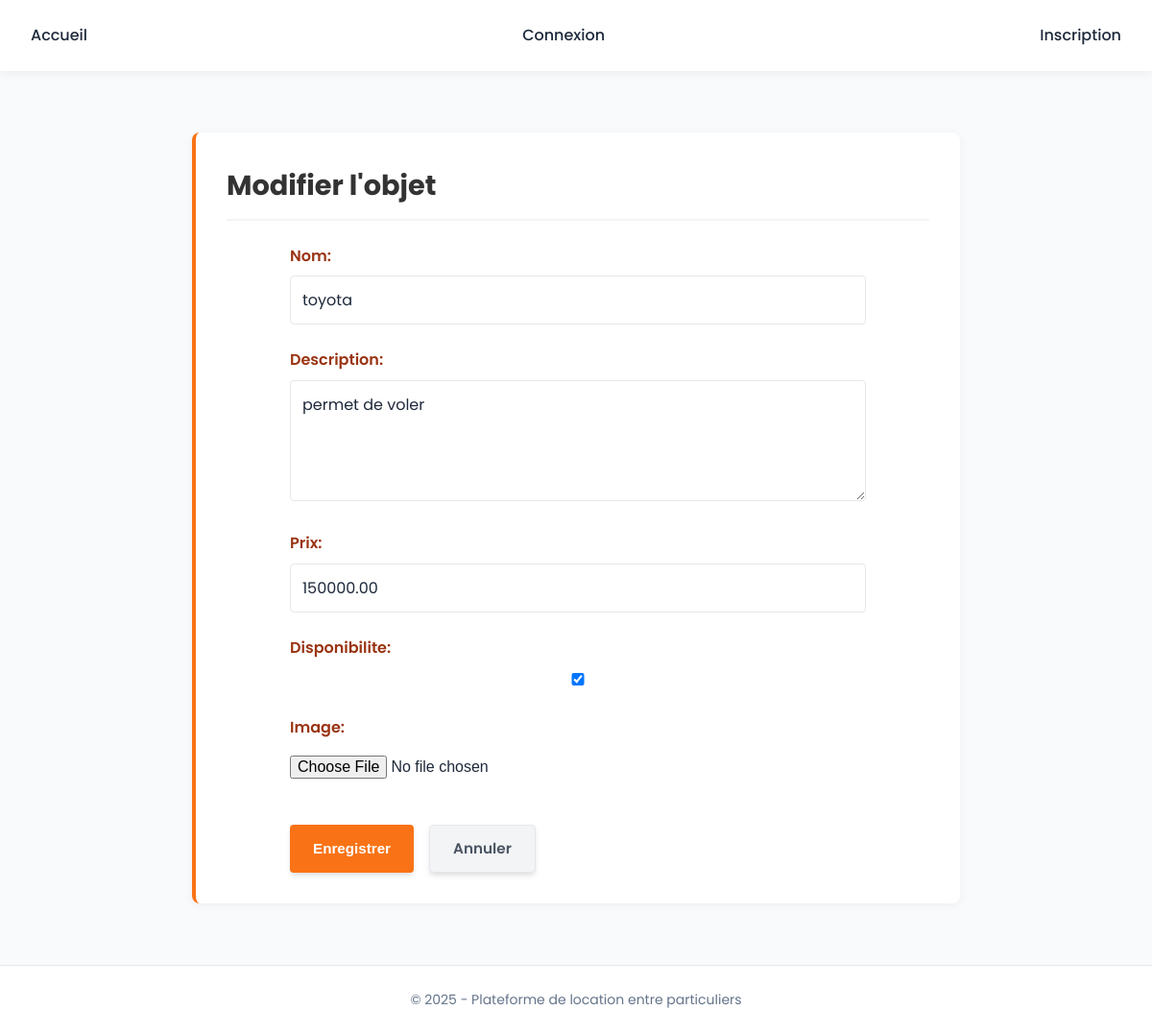
The page /api/Modify/1/ on the database its author committed.
### base/models.py (models this page shows, shortened)
class Objet(models.Model):
    proprietaire = models.ForeignKey(User, on_delete=models.CASCADE)
    nom = models.CharField(max_length=100)
    description = models.TextField()
    prix = models.DecimalField(max_digits=10, decimal_places=2)
    disponibilite = models.BooleanField(default=True)
    image = models.ImageField(upload_to='images/', blank=True, null=True)

### base/views.py (the view)
# urls.py: path('Modify/<int:pk>/', views.ObjectEdit.as_view(), name='modify_objet'),
class ObjectEdit(UpdateView):
    model = Objet
    form_class = ObjetForm
    template_name = 'modify.html'
    success_url = reverse_lazy('object_list')

### base/forms.py
class ObjetForm(forms.ModelForm):
    class Meta:
        model = Objet
        fields = ['nom', 'description', 'prix', 'disponibilite', 'image']
        widgets = {
            'description': forms.Textarea(attrs={'rows': 4}),
            'prix': forms.NumberInput(attrs={'step': '0.01', 'min': '0'}),
        }

### templates/modify.html (shortened to what this page needs)
{% extends 'base.html' %}
{% load static %}
{% block extra_css %}
  <link rel="stylesheet" href="{% static 'css/modify.css' %}">
{% endblock %}
{% block content %}
<div class="edit-object-container">
  <h2>Modifier l'objet</h2>
  <form method="post" enctype="multipart/form-data" class="edit-object-form">
    {{ form.as_p }}
    <div class="form-buttons">
      <button type="submit" class="btn btn-primary">Enregistrer</button>
      <a href="/api/Object/" class="btn btn-secondary">Annuler</a>
    </div>
  </form>
</div>
{% endblock %}

### base/static/css/styles.css (style rules this page uses)
:root { --primary: #3b82f6; --primary-dark: #1d4ed8; --secondary: #10b981; --secondary-dark: #047857; --accent: #8b5cf6; --accent-dark: #6d28d9; --background: #f8fafc; --foreground: #1e293b; --card: #ffffff; --border: #e2e8f0; --text-primary: #1e293b; --text-secondary: #64748b; --text-muted: #94a3b8; --success: #10b981; --warning: #f59e0b; --danger: #ef4444; --radius: 0.5rem; --shadow: 0 4px 6px -1px rgba(0, 0, 0, 0.1), 0 2px 4px -1px rgba(0, 0, 0, 0.06); }
* { margin: 0; padding: 0; box-sizing: border-box; }
body { font-family: 'Poppins', -apple-system, BlinkMacSystemFont, 'Segoe UI', Roboto, sans-serif; line-height: 1.6; background-color: var(--background); color: var(--foreground); min-height: 100vh; display: flex; flex-direction: column; overflow-x: hidden; }
.btn { display: inline-block; padding: 0.75rem 1.5rem; border-radius: var(--radius); font-weight: 500; text-decoration: none; cursor: pointer; transition: all 0.3s ease; text-align: center; border: none; font-size: 0.95rem; box-shadow: var(--shadow); }
.btn-primary { background-color: var(--primary); color: white; }
.btn-secondary { background-color: white; color: var(--text-primary); border: 1px solid var(--border); }
form { width: 100%; max-width: 600px; margin: 0 auto; }
form p { margin-bottom: 1.5rem; }
label { display: block; margin-bottom: 0.5rem; font-weight: 500; color: var(--text-primary); }
input[type="text"], input[type="email"], input[type="password"], input[type="number"], input[type="date"], textarea, select { width: 100%; padding: 0.75rem 1rem; border: 1px solid var(--border); border-radius: var(--radius); background-color: white; color: var(--text-primary); font-family: inherit; font-size: 1rem; transition: border-color 0.3s ease; }
textarea { min-height: 100px; resize: vertical; }

### base/static/css/modify.css (style rules this page uses)
.edit-object-container { max-width: 800px; margin: 2rem auto; padding: 2rem; background-color: #ffffff; border-radius: 8px; box-shadow: 0 2px 10px rgba(0, 0, 0, 0.05); border-left: 4px solid #f97316; }
.edit-object-container h2 { color: #333333; font-size: 1.8rem; margin-bottom: 1.5rem; padding-bottom: 0.75rem; border-bottom: 2px solid #f3f4f6; }
.edit-object-form { display: flex; flex-direction: column; }
.edit-object-form p { margin-bottom: 1.5rem; }
.edit-object-form label { font-weight: 600; color: #9a3412; display: block; margin-bottom: 0.5rem; }
.edit-object-form input, .edit-object-form textarea, .edit-object-form select { border: 1px solid #e5e7eb; padding: 0.75rem; border-radius: 4px; width: 100%; font-size: 1rem; }
.edit-object-form input[type="file"] { padding: 0.5rem 0; border: none; }
.form-buttons { display: flex; gap: 1rem; margin-top: 1rem; }
.btn-primary { background-color: #f97316; color: white; border: none; padding: 0.75rem 1.5rem; font-weight: 600; border-radius: 4px; cursor: pointer; transition: all 0.2s ease; }
.btn-secondary { background-color: #f3f4f6; color: #4b5563; text-decoration: none; padding: 0.75rem 1.5rem; font-weight: 600; border-radius: 4px; border: 1px solid #e5e7eb; display: inline-flex; align-items: center; justify-content: center; }

### rows shown on the page
Objet: nom "toyota", description "permet de voler", prix "150000.00", disponibilite "☑"
